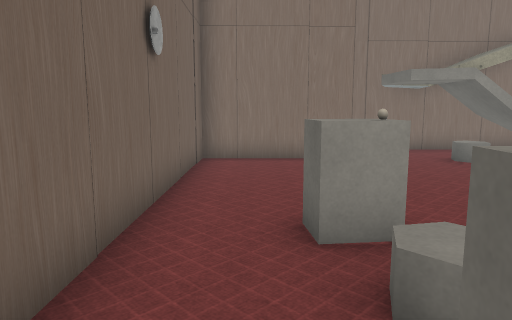
[1] (above)

14 first-person views from a walk through a Unity game level. The camera is 1.4 m above the floor, tilts 8° down and sees 70° across. The floor is counted in squares, 1 m on a side. Each view is taken from the middle of a square. On the plan, view 1 faces up. The plan holds only what a view shows up to about 16 squares ahead; the rest is blank. The player character is not drawn. Some surface patterns are stand-ins.

[2]
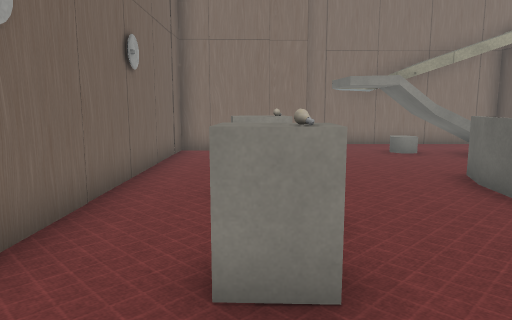

[3]
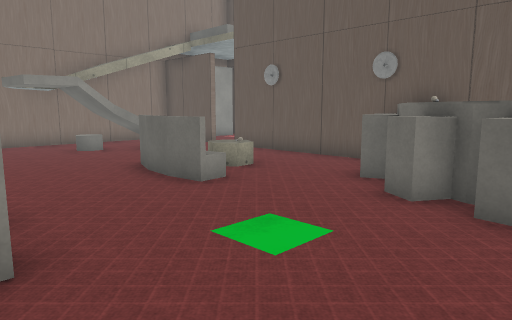

[4]
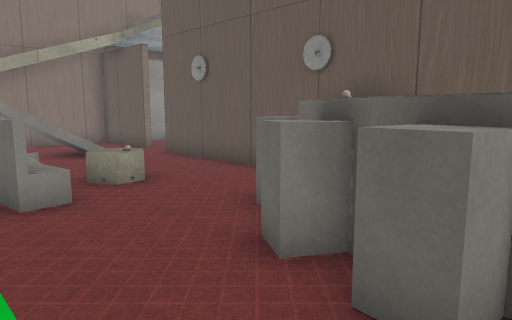

[5]
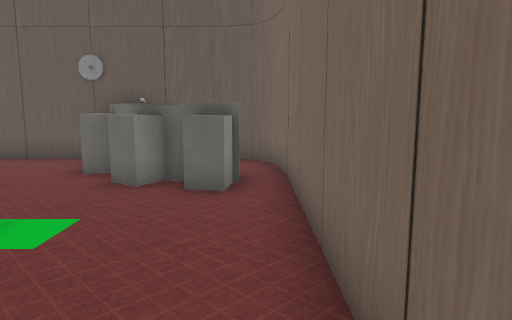

[6]
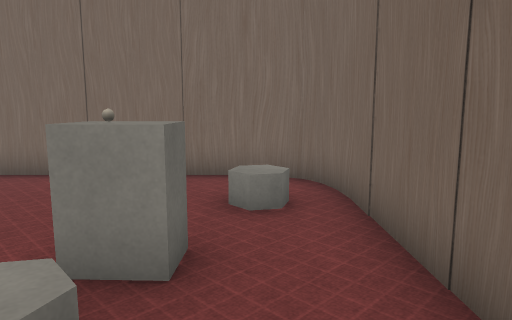

[7]
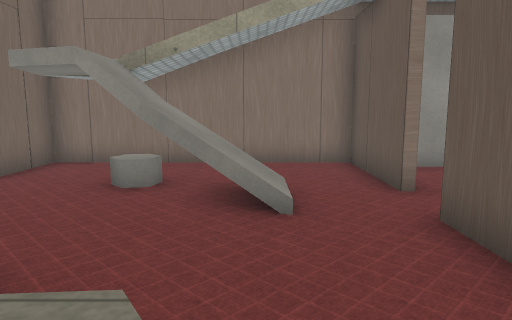

[8]
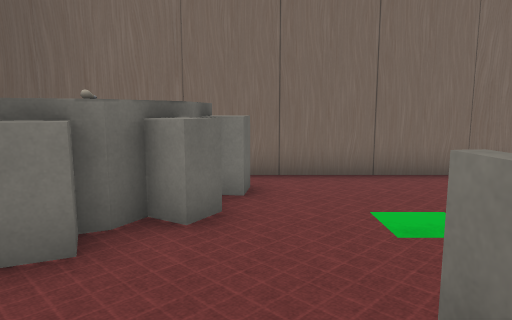

[9]
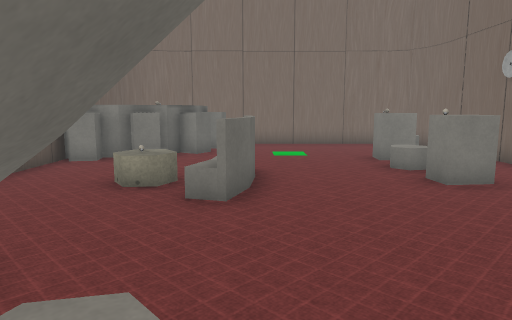

[10]
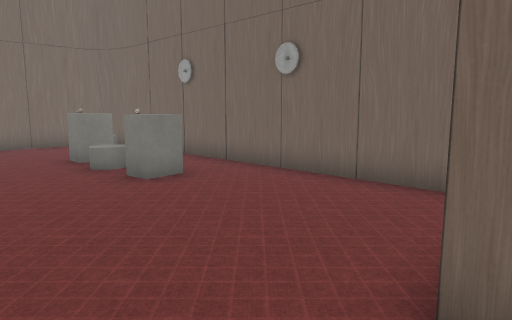

[11]
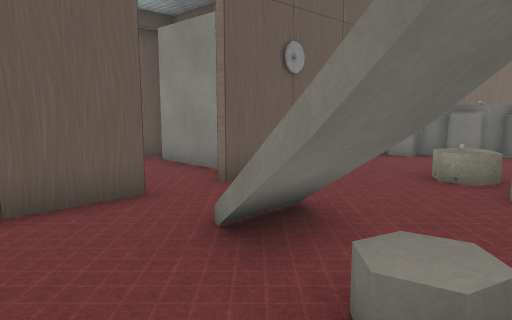

[12]
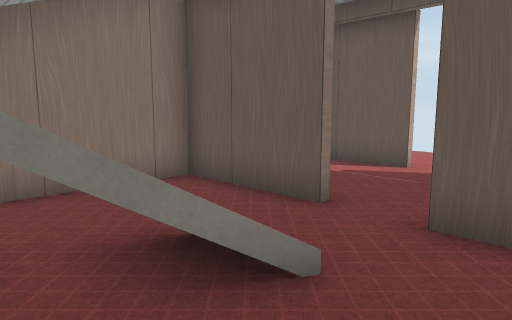

[13]
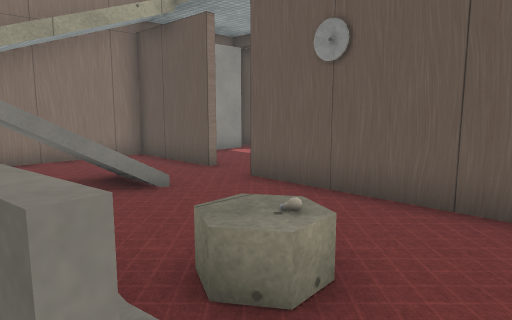

[14]
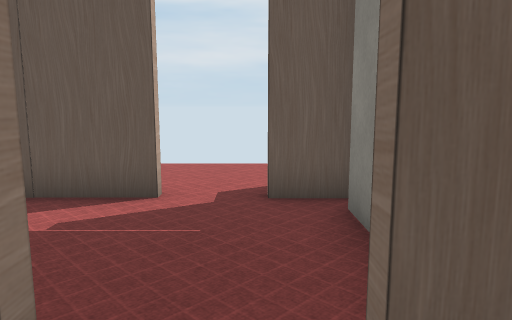

### Floor plan
Key: @ floor where view 1 was taken; # wall or solid block; . floor; / step, stairs or slope; = window, fence, low wall or low ledge; ^ raised ledge; v drop or lower ground; O other object.
Columns run from 2 left of view 1 to 18 right of it. Each row starts with its distance up from view 1.
 13      #########
 12      #.......#####
 11     ##.......#...#
 10 #####.../v...#...#...
  9 #.......///..........
  8 #........#=..........
  7 #...........######
  6 #...........#    #
  5 #......=....#
  4 #..^...=.^=.#
  3 #......=....#
  2 #...........#
  1 #..^......^^^
  0 #.@......#^^^
 -1 #.O......^O ##
 -2 #.......^^  ##
 -3 ##.......####
 -4  ##########

Positions as (right, up) in squares from view 1, and headings:
1: (0, 0), facing up
2: (1, -2), facing up
3: (1, -3), facing up-right
4: (4, -3), facing up-right
5: (0, -3), facing right
6: (0, 4), facing down
7: (8, 3), facing up
8: (6, 4), facing down
9: (5, 11), facing down
10: (5, 11), facing down-left
11: (5, 12), facing down-right
12: (6, 6), facing up-right
13: (5, 2), facing up-right
14: (9, 8), facing right
